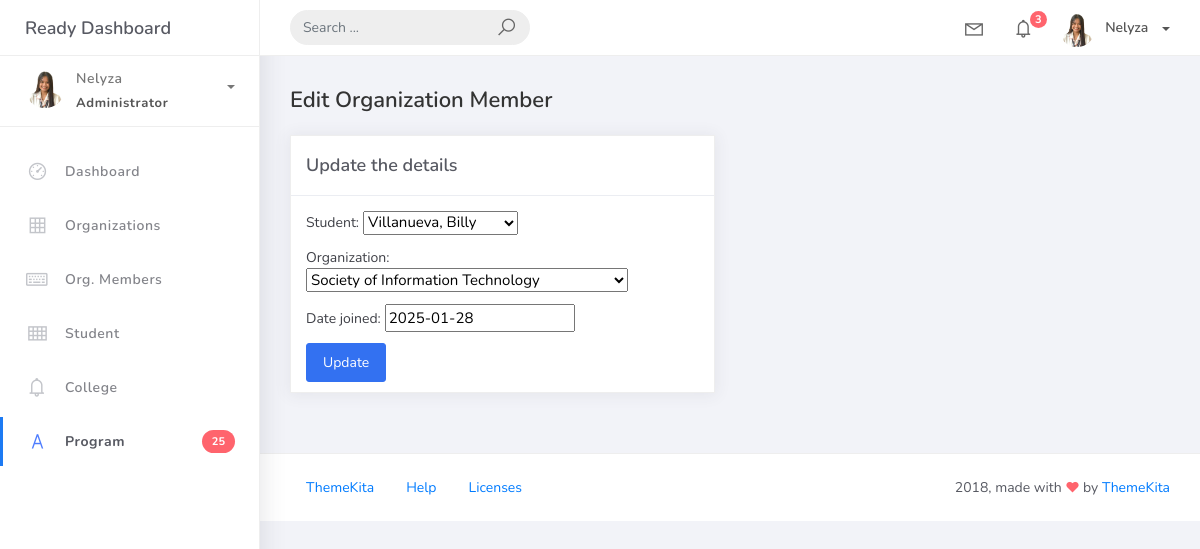
/orgmember_list/4, run on the app's committed database.
### studentorg/models.py (models this page shows)
class BaseModel(models.Model):
    created_at = models.DateTimeField(auto_now_add=True, db_index=True)
    updated_at = models.DateTimeField(auto_now=True)
    class Meta:
        abstract = True

class OrgMember(BaseModel):
    student = models.ForeignKey(Student, on_delete=models.CASCADE)
    organization = models.ForeignKey(Organization, on_delete=models.CASCADE)
    date_joined = models.DateField()

### studentorg/views.py (the view)
# urls.py: path('orgmember_list/<pk>', OrgMemberUpdateView.as_view(), name='orgmember-update'),
class OrgMemberUpdateView(UpdateView):
    model = OrgMember
    form_class = OrgMemberForm
    template_name = 'orgmember_edit.html'
    success_url = reverse_lazy('orgmember-list')

### studentorg/forms.py
class OrgMemberForm(ModelForm):
    class Meta:
        model = OrgMember
        fields = "__all__"

### studentorg/models.py (called while the page is built)
    def __str__(self):
        return self.name

    def __str__(self):
        return f"{self.lastname}, {self.firstname}"

### templates/orgmember_edit.html (shortened to what this page needs)
{% extends 'base.html' %}
{% block content %}
<div class="content">
    <div class="container-fluid">
        <h4 class="page-title">Edit Organization Member</h4>
        <div class="row">
            <div class="col-md-6">
                <div class="card">
                    <div class="card-header">
                        <div class="card-title">Update the details</div>
                    </div>
                    <div class="card-body">
                        <form method="post">
                            {{ form.as_p }}
                            <button type="submit" class="btn btn-primary">Update</button>
                        </form>
                    </div>
                </div>
            </div>
        </div>
    </div>
</div>
{% endblock %}

### data on the page
OrgMember: student "Villanueva, Billy", organization "Society of Information Technology", date_joined "2025-01-28"
